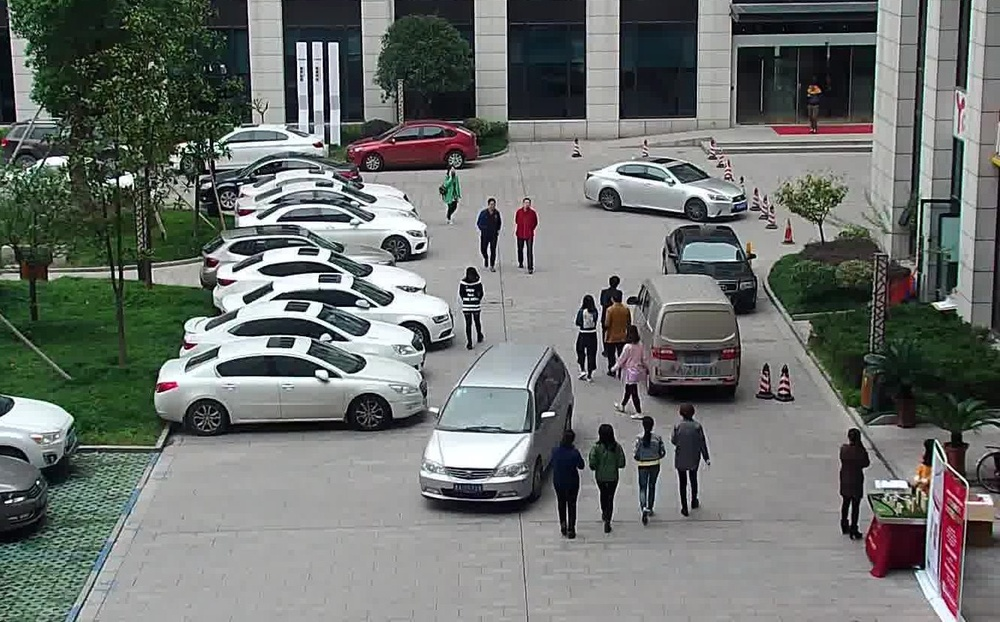
#> input picture yoloFastestV2-usb/parking.jpg, 1000 x 622 px, shrunk from 1326 x 825 before the run, given in place of the camera
$ python circles.py
#> lines starting #> are read from the running program, lines starting #| are printed output that depends on the picture
import sys
import cv2 as cv
import numpy as np

cap = cv.VideoCapture(2)
val = 50

scale = 1
delta = 0
ddepth = cv.CV_16S #cv.CV_16S

while(True):
    # Capture frame-by-frame
    ret, frame = cap.read()
#> frame is the input picture: shape (622, 1000, 3); mean B, G, R 109.8, 113.1, 108.8

    gray = cv.cvtColor(frame, cv.COLOR_BGR2GRAY)
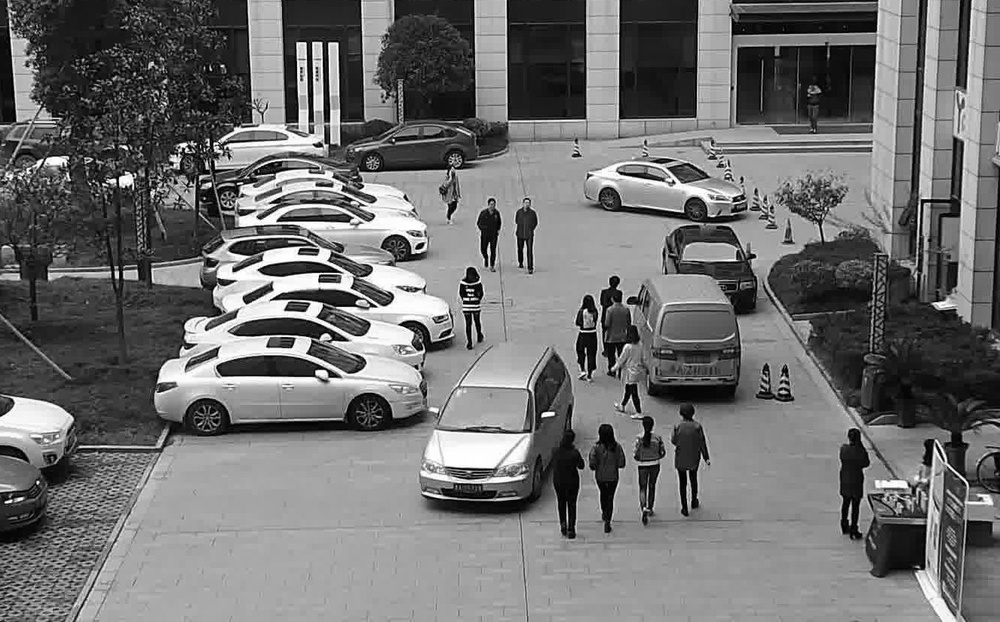
#> gray: shape (622, 1000); min 0, max 255, mean 111.5
    gray = cv.GaussianBlur(gray, (3,3), 1.5)
    # gray = cv.medianBlur(gray, 3)

    rows = gray.shape[0]
#> rows = 622

    # edges = cv.Canny(gray,val,val*3,apertureSize = 3)

    # Gradient-X
    # grad_x = cv.Scharr(gray, ddepth, 1, 0, cv.FILTER_SCHARR, scale=scale, delta=delta, borderType=cv.BORDER_DEFAULT)
    # grad_x = cv.Sobel(gray, ddepth, 1, 0, cv.FILTER_SCHARR, scale=scale, delta=delta, borderType=cv.BORDER_DEFAULT)
    grad_x = cv.Sobel(gray, ddepth, 1, 0, ksize=3, scale=scale, delta=delta, borderType=cv.BORDER_DEFAULT)
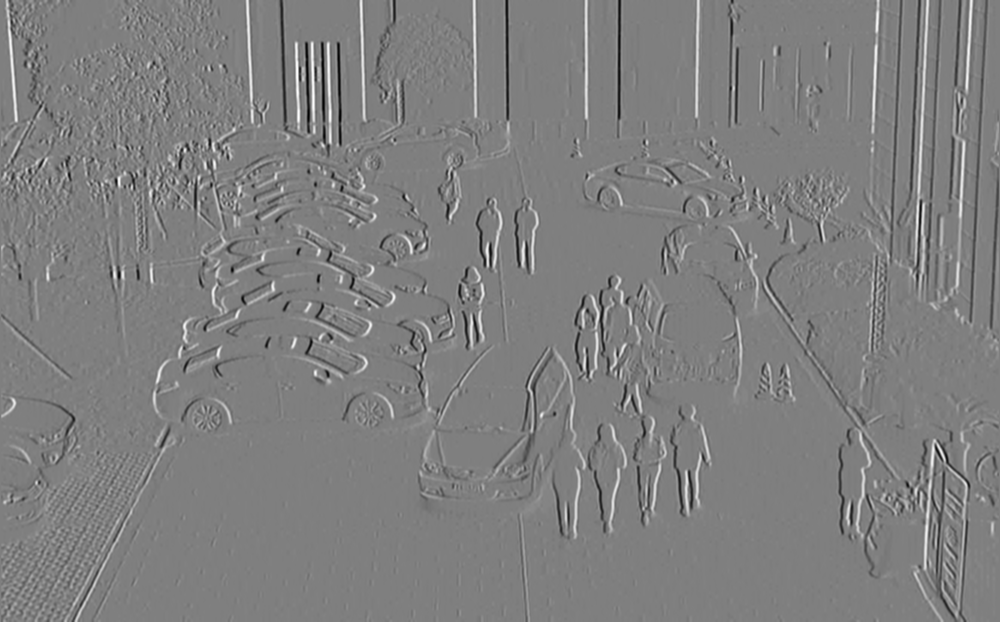
#> grad_x: shape (622, 1000) int16; min -658, max 659, mean 0.1; drawn with min black and max white

    # Gradient-Y
    # grad_y = cv.Scharr(gray,ddepth,0,1, cv.FILTER_SCHARR, scale=scale, delta=delta, borderType=cv.BORDER_DEFAULT)
    # grad_y = cv.Sobel(gray, ddepth, 0, 1, cv.FILTER_SCHARR, scale=scale, delta=delta, borderType=cv.BORDER_DEFAULT)
    grad_y = cv.Sobel(gray, ddepth, 0, 1, ksize=3, scale=scale, delta=delta, borderType=cv.BORDER_DEFAULT)
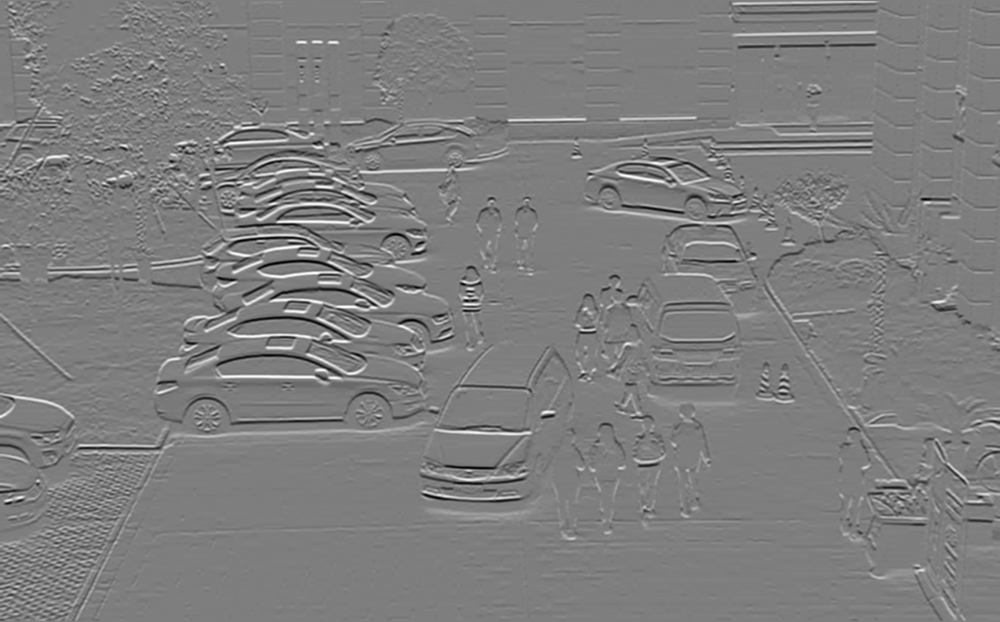
#> grad_y: shape (622, 1000) int16; min -657, max 670, mean 1.1; drawn with min black and max white

    # converting back to uint8
    abs_grad_x = cv.convertScaleAbs(grad_x)
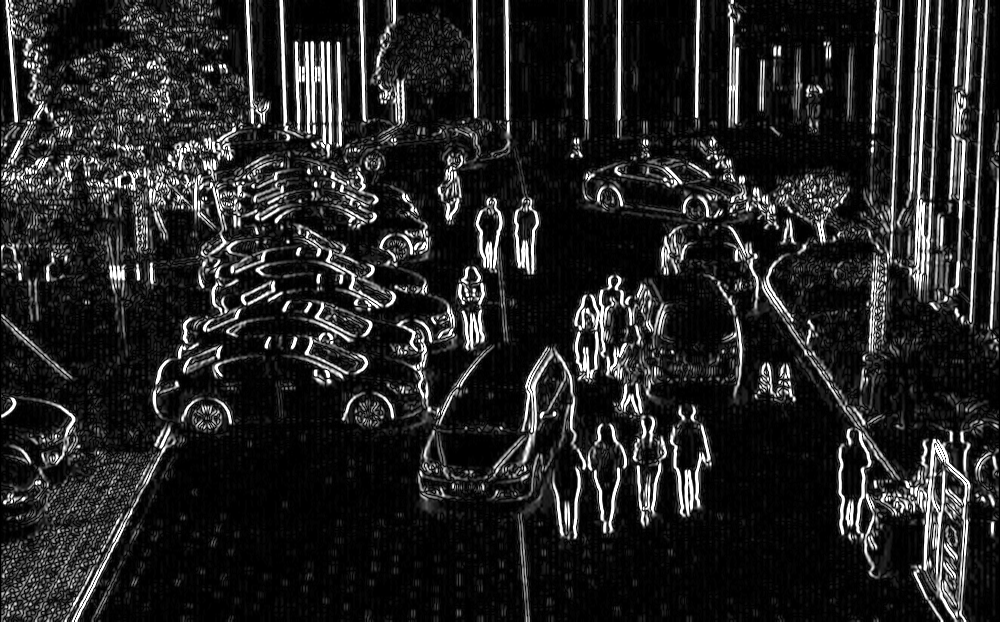
#> abs_grad_x: shape (622, 1000); min 0, max 255, mean 36.8
    abs_grad_y = cv.convertScaleAbs(grad_y)
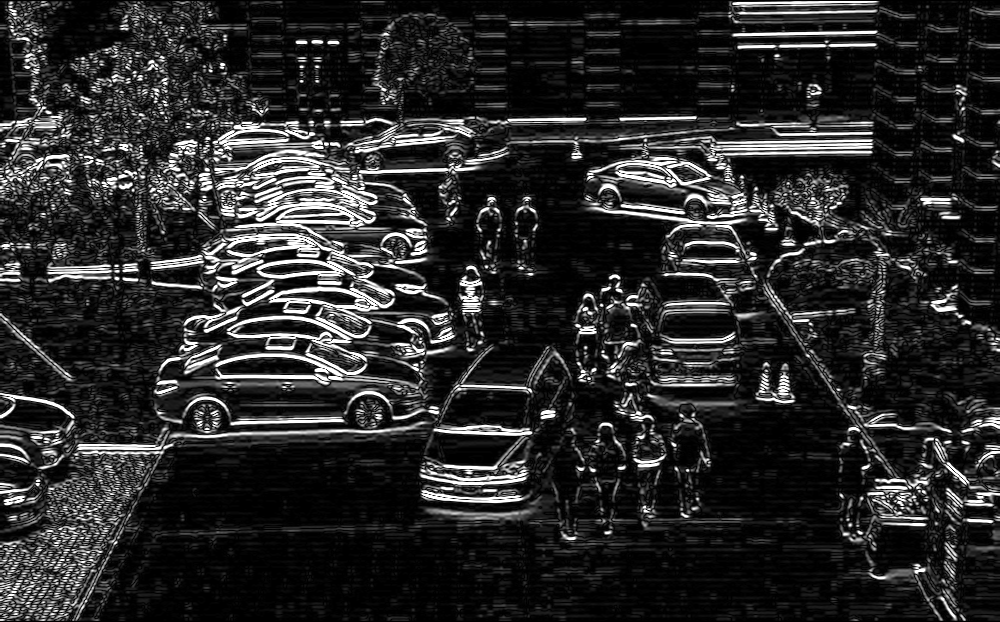
#> abs_grad_y: shape (622, 1000); min 0, max 255, mean 42

    ## Total Gradient (approximate)
    grad = cv.addWeighted(abs_grad_x, 0.5, abs_grad_y, 0.5, 0)
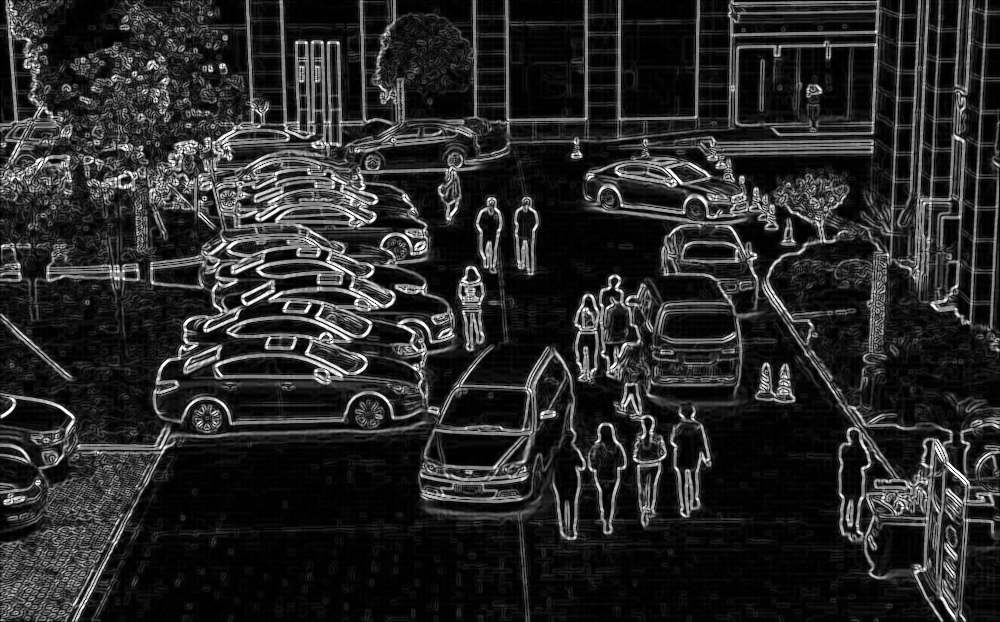
#> grad: shape (622, 1000); min 0, max 255, mean 39.4

    circles = cv.HoughCircles(gray, cv.HOUGH_GRADIENT, 1, rows / 8,
                        param1=100, param2=30,
                        minRadius=100, maxRadius=300)
#> circles = 76 rows, first 8: [356.5, 347.5, 296.1], [254.5, 342.5, 252.1], [606.5, 293.5, 279.6], [188.5, 260.5, 179.5], [436.5, 103.5, 299.4], [479.5, 266.5, 234.5], [353.5, 494.5, 299.4], [297.5, 212.5, 192.7]
    # lines = cv.HoughLines(edges,1.2,np.pi/180,200)

    font = cv.FONT_HERSHEY_SIMPLEX
    color = (255, 255, 255)
    thickness = 2

    if circles is not None:

        circles = np.uint16(np.floor(circles))
#> circles = 76 rows, first 8: [356, 347, 296], [254, 342, 252], [606, 293, 279], [188, 260, 179], [436, 103, 299], [479, 266, 234], [353, 494, 299], [297, 212, 192]
        circles2=sorted(circles[0],key=lambda x:x[0],reverse=False)
#> circles2 = 76 items, first 6: [1, 393, 163], [2, 37, 181], [14, 249, 249], [16, 497, 100], [26, 125, 155], [62, 321, 180]

        print (circles2)
#> (printed output is left out)

        for i in circles2:
            # draw a big point at the center of the circle
            center = (i[0], i[1])
            cv.circle(grad, center, 5, (255, 255, 255), 3)

            # display radius and coordinates
            text = str(i[2])  +' ' +  str(i[0]) +' ' +  str(i[1])
            cv.putText(grad, text, center, font, 1, color, thickness, cv.LINE_AA)
#> this loop made 76 passes
#> text on passes 1 to 12: '163 1 393', '181 2 37', '249 14 249', '100 16 497', '155 26 125', '180 62 321', '123 92 395', '103 105 165', '115 105 85', '130 111 244', '108 114 590', '130 137 7'
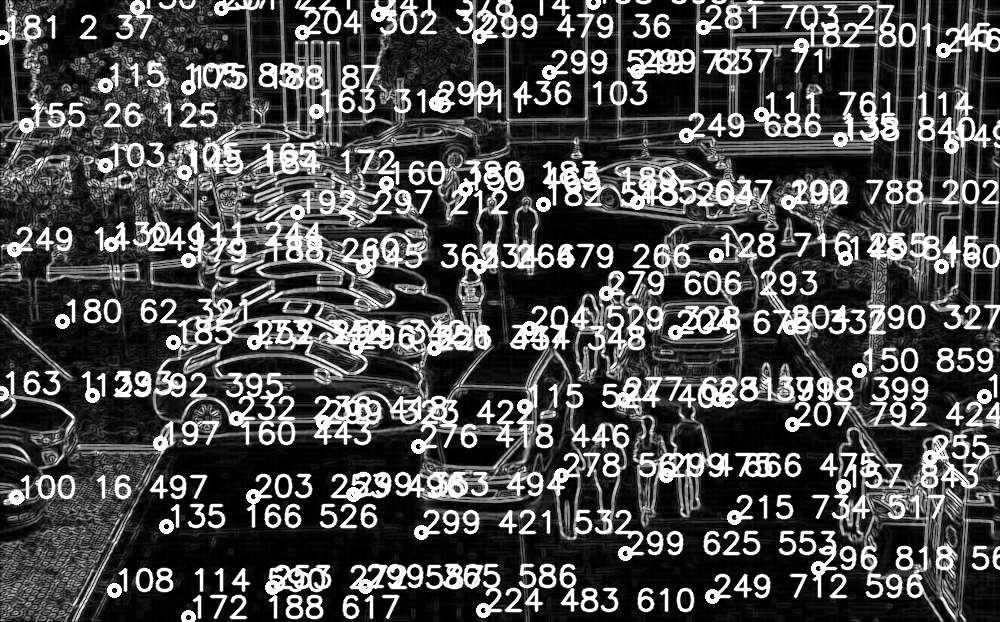
#> grad: shape (622, 1000); min 0, max 255, mean 77.2

    # cv.imshow("detected circles", frame)
    cv.imshow("detected edges", grad)

    if cv.waitKey(1) & 0xFF == 27:
#> (key Esc is pressed here)
        break

cap.release()
cv.destroyAllWindows()
